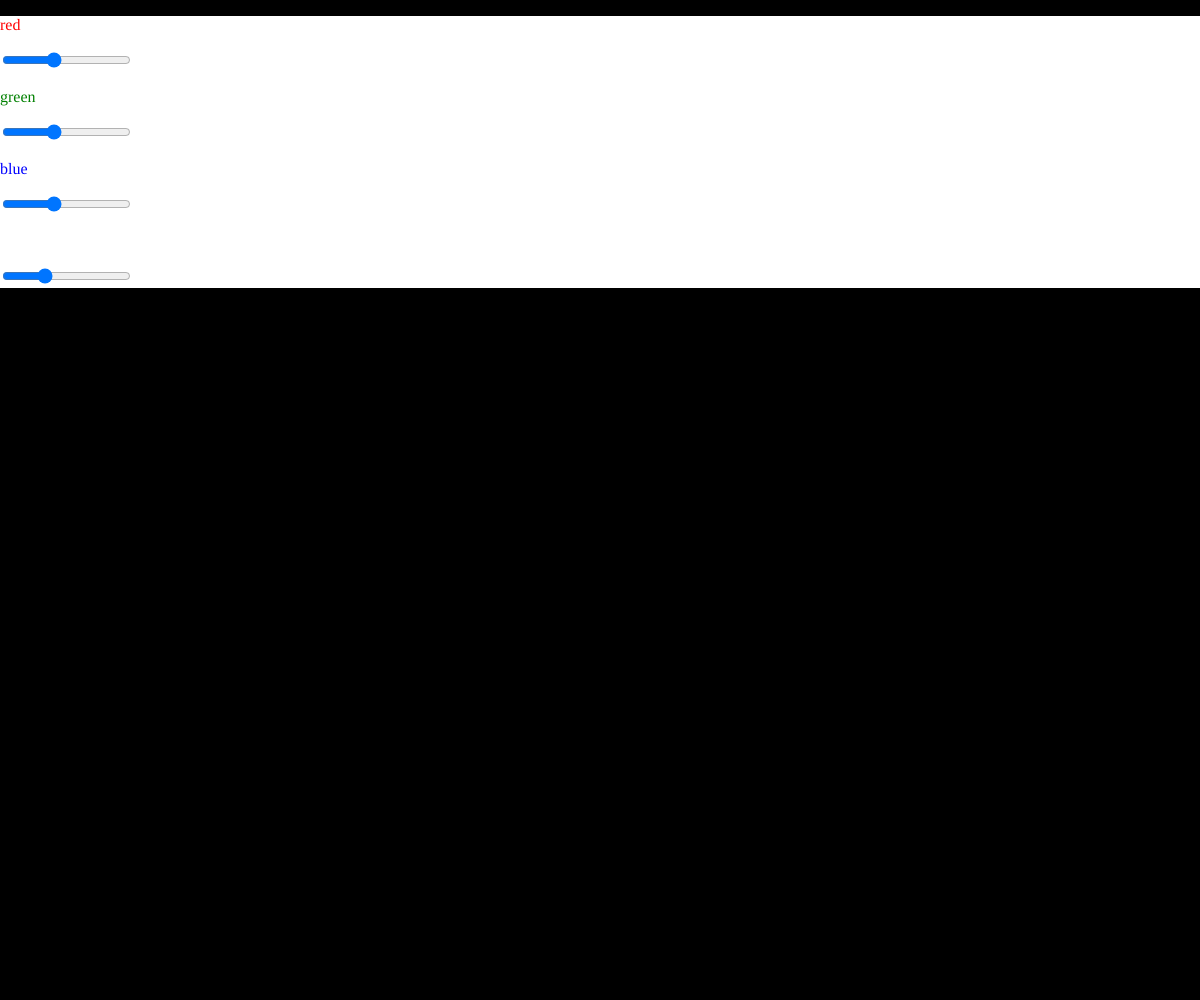
Frame 1 (no input)
Frame 60 (no input): identical to frame 1, image omitted
Frame 120 (the mouse pressed at the canvas centre since frame 60): identical to frame 1, image omitted

The p5.js sketch that drew this single still picture (run headless with seeded random() and noise() and a simulated clock; from frame 60 on, the mouse is pressed at the canvas centre):

// p5.js sketch
// ── sketch.js
let bubbles = [];
let canvas;

function setup() {

  canvas = createCanvas(windowWidth, windowHeight);
  canvas.position(0, 0);
  canvas.style('z-index', '-1');

  //Slider RED
  textr = createP("red");
  textr.style('color', 'red');
  sliderr = createSlider(0, 255, 100, 10);
  sliderr.style('background-color', 'red');

  //Slider Green
  textg = createP("green");
  textg.style('color', 'green');
  sliderg = createSlider(0, 255, 100, 10);
  sliderg.style('background-color', 'green');

  //Slider BLUE
  textb = createP("blue");
  textb.style('color', 'blue');
  sliderb = createSlider(0, 255, 100, 10);
  sliderb.style('background-color', 'blue');

  //slider SIZE
  texts = createP("size");
  texts.style('color', 'white');
  sliders = createSlider(1, 50, 15, 5);
  sliders.style('background-color', 'white');

}

function mouseDragged() {

  //bubble size
  let bsize = sliders.value();
  let r = random(bsize * 0.5, bsize * 2);

  let lifetime = 200;
  //colors
  //let colr = random(100, 255)
  let colr = sliderr.value();
  //let colg = random(100, 255);
  let colg = sliderg.value();
  //let colb = random(100, 255);
  let colb = sliderb.value();

  bubbles.push(new Bubble(mouseX, mouseY, r, colr, colg, colb, lifetime));
}

function draw() {
  background(0);
  for (let i = bubbles.length - 1; i >= 0; i--) {
    bubbles[i].update();
    bubbles[i].show();
    if (bubbles[i].isFinished()) {
      bubbles.splice(i, 1);
    }
  }
}

// ── Bubble.js
class Bubble {
  constructor(x, y,driftx, drifty, r, colr, colg, colb, transp) {

    this.x = x;
    this.y = y;

    this.driftx = driftx;
    this.drifty = drifty;

    //radius
    this.r = r;
    //color
    this.colr = colr;
    this.colg = colg;
    this.colb = colb;

    this.transp = transp;
  }
  update() {
    this.x = this.x + randomGaussian(0, 4);
    this.y = this.y + randomGaussian(0, 4);
//this.x = this.x + -4;
    this.x = this.x + -this.driftx;
    this.y = this.y + -this.drifty;

  }
  show() {
    noStroke();
    //stroke(this.colr, this.colg, this.colb, this.transp);
    //strokeWeight(4);
    //noFill();
    fill(this.colr, this.colg, this.colb, this.transp);
    ellipse(this.x, this.y, this.r );

    this.transp = this.transp - 2;
    this.r = this.r + - 2;
    //this.y = this.y + -4;
  }
  isFinished() {
    if (this.r <= 0) {
      return true;
    } else {
      return false;
    }
  }
}
